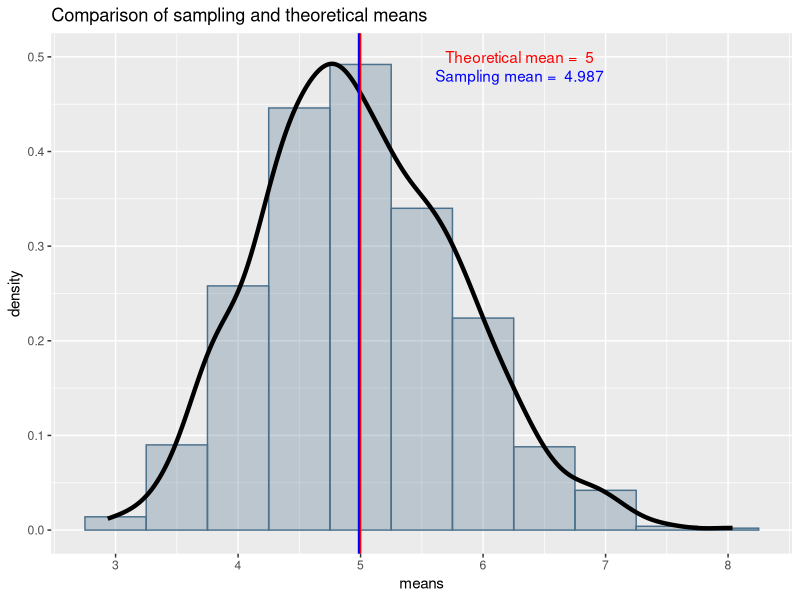
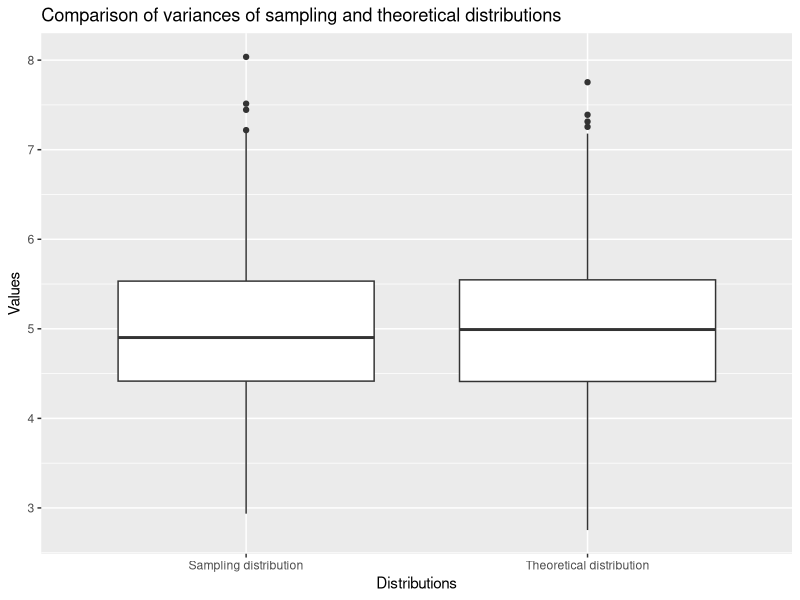
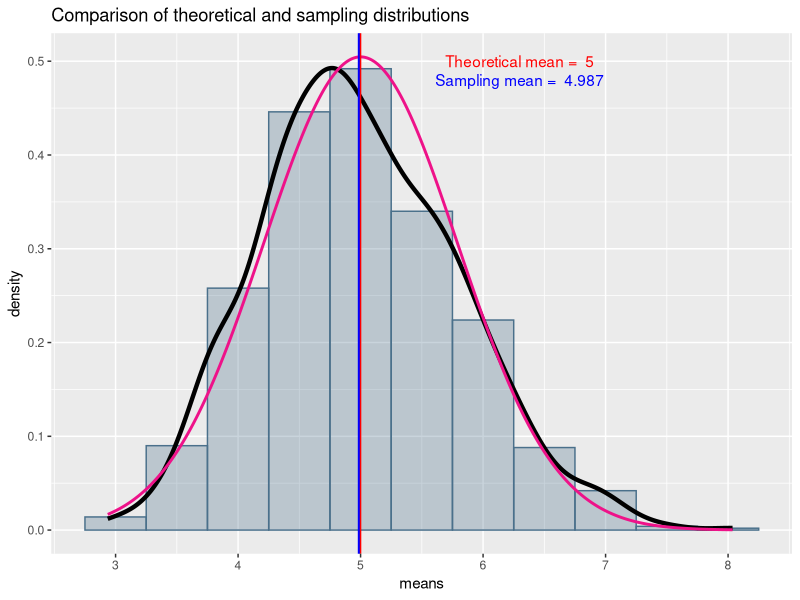
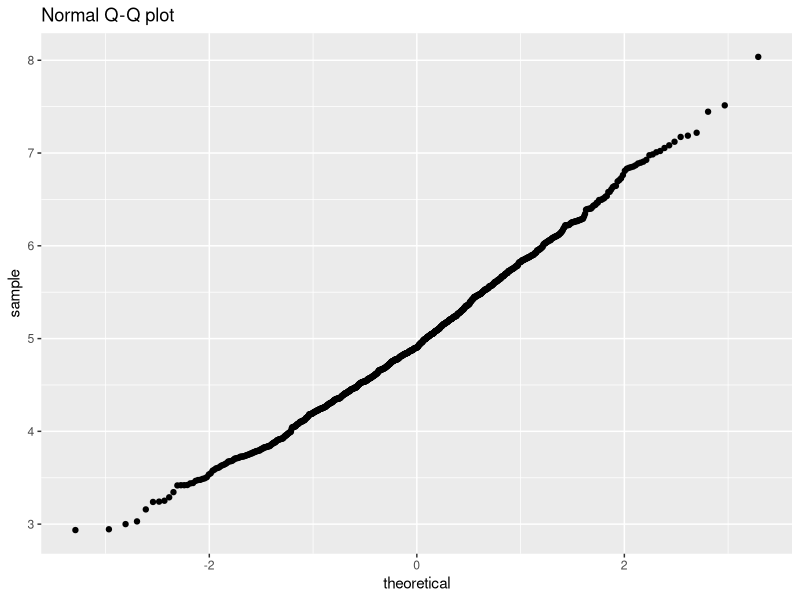

These charts were generated, in order, by the following R code:
## ---- chunk 1
library(knitr)
library(ggplot2)
library(xtable)
library(reshape2)

knitr::opts_chunk$set(echo = TRUE)
knitr::opts_chunk$set(fig.path="figure/")
knitr::opts_chunk$set(fig.width=7)
knitr::opts_chunk$set(fig.height=4)
## ---- chunk 2
set.seed(1000)

lambda = .2
n <- 1000
m <- 40
## ---- chunk 3
means <- NULL
for (i in 1 : n) means = c(means, mean(rexp(m, lambda)))
## ---- chunk 4
## calculating of the theoretical mean 
theor_mean <- 1/lambda

## calculating of the sample mean 
sample_mean <- mean(means)
## ---- chunk 5
dmeans <- data.frame(means)

## Draw the plot
g <- ggplot(dmeans, aes(means))
g <- g + geom_histogram(aes(y = ..density..), color = "skyblue4", fill = "skyblue4", alpha = .3, binwidth = .5)
g <- g + geom_density(color = "black", lwd = 1.5)
g <- g + geom_vline(aes(xintercept = sample_mean), color = "blue", lwd = 0.8)
g <- g + geom_vline(aes(xintercept = theor_mean), color = "red", lwd = 0.5)
g <- g + annotate("text",x=6.3, y=.48, label = paste("Sampling mean = ",round(sample_mean,3)) , color = "blue")
g <- g + annotate("text",x=6.3, y=.5, label = paste("Theoretical mean = ",round(theor_mean,3)) , color = "red")
g <- g + labs(title = "Comparison of sampling and theoretical means")
g <- g + scale_x_continuous(breaks = round(seq(round(min(means)), round(max(means)), by = 1),1))
print(g)
## ---- chunk 6

## Calculate theoretical standard deviation for averages 
theor_sd <- 1/(lambda * sqrt(m))

## Calculate theoretical variance for averages
theor_var <- theor_sd ^ 2

## Combine theoretical statistics
theor <- c(theor_sd, theor_var)

## Calculating sample standard deviation and variance
sample_sd <- sd(means)

## Calculating sample variance
sample_var <- sample_sd ^ 2

## Combine sample statistics

sstat <- c(sample_sd, sample_var)
mtx <- cbind(theor, sstat)

## Table printing
tab <- xtable(mtx, caption = "Comparison of theoretical and sample variances")
names(tab) <- c("Theoretical values","Sampling values")
row.names(tab) <- c("Standard deviation", "Variance")
print(tab, type="latex")
## ---- chunk 7
## Drawing boxplot to demonstrate variances
tmeans <- rnorm(1000, theor_mean, theor_sd)
t <- cbind(dmeans, tmeans)
t <- melt(t[,c("means","tmeans")], id.vars = 0)
t$variable <- as.character(t$variable)
t$variable[t$variable == "means"] <- "Sampling distribution"
t$variable[t$variable == "tmeans"] <- "Theoretical distribution"
t$variable <- as.factor(t$variable)
names(t) <- c("Distributions","Values")
g <- ggplot(t, aes(x = Distributions, y = Values))
g <- g + geom_boxplot()
g <- g + scale_y_continuous(breaks = round(seq(round(min(means)), 
                                               round(max(means)), 
                                               by = 1),1))
g <- g + labs(title="Comparison of variances of sampling and theoretical distributions")
print(g)
## ---- chunk 8
## Calculating data for theoretical normal distribution
normx <- seq(min(means), max(means), length=1000)
normy <- dnorm(normx, mean=theor_mean, sd=theor_sd)

## Draw the plot
g <- ggplot(dmeans, aes(means))
g <- g + geom_histogram(aes(y = ..density..), color = "skyblue4", fill = "skyblue4", alpha = .3, binwidth = .5)
g <- g + geom_density(color = "black", lwd = 1.5)
g <- g + geom_line(aes(x = normx, y = normy), color = "deeppink2", lwd = 1)
g <- g + geom_vline(aes(xintercept = sample_mean), color = "blue", lwd = 0.8)
g <- g + geom_vline(aes(xintercept = theor_mean), color = "red", lwd = 0.5)
g <- g + annotate("text",x=6.3, y=.48, label = paste("Sampling mean = ",round(sample_mean,3)) , color = "blue")
g <- g + annotate("text",x=6.3, y=.5, label = paste("Theoretical mean = ",round(theor_mean,3)) , color = "red")
g <- g + labs(title = "Comparison of theoretical and sampling distributions")
g <- g + scale_x_continuous(breaks = round(seq(round(min(means)), round(max(means)), by = 1),1))
print(g)
## ---- chunk 9
p <- ggplot(dmeans, aes(sample = means))
p <- p + stat_qq()
p <- p + labs(title = "Normal Q-Q plot")
print(p)
## ---- chunk 10
library(knitr)
library(ggplot2)
library(xtable)

## Setting simulation parameters
set.seed(1000)

lambda = .2 ## Rate
n <- 1000   ## Number of elements in sampling 
m <- 40     ## Number of exponential distributed values in every sample 

## Creating sampling distribution
means <- NULL
for (i in 1 : n) means = c(means, mean(rexp(m, lambda)))

## Plotting sampling distribution for comparison of means

## calculating of the theoretical mean 
theor_mean <- 1/lambda

## calculating of the sample mean 
sample_mean <- mean(means)

dmeans <- data.frame(means)

## Draw the plot for means comparison
g <- ggplot(dmeans, aes(means))
g <- g + geom_histogram(aes(y = ..density..), color = "skyblue4", 
                        fill = "skyblue4", alpha = .3, binwidth = .5)
g <- g + geom_density(color = "black", lwd = 1.5)
g <- g + geom_vline(aes(xintercept = sample_mean), color = "blue", lwd = 0.8)
g <- g + geom_vline(aes(xintercept = theor_mean), color = "red", lwd = 0.5)
g <- g + annotate("text",x=6.3, y=.48, 
                  label = paste("Sampling mean = ",round(sample_mean,3)) , 
                  color = "blue")
g <- g + annotate("text",x=6.3, y=.5, 
                  label = paste("Theoretical mean = ",round(theor_mean,3)) , 
                  color = "red")
g <- g + labs(title = "Comparison of sampling and theoretical means")
g <- g + scale_x_continuous(breaks = round(seq(round(min(means)), 
                                     round(max(means)), 
                                     by = 1),1))
## print(g)

### Calculating theoretical and sampling statistics
## Calculate theoretical standard deviation for averages 
theor_sd <- 1/(lambda * sqrt(m))

## Calculate theoretical variance for averages
theor_var <- theor_sd ^ 2

## Combine theoretical statistics
theor <- c(theor_sd, theor_var)

## Calculating sample standard deviation and variance
sample_sd <- sd(means)

## Calculating sample variance
sample_var <- sample_sd ^ 2

## Combine sample statistics
sstat <- c(sample_sd, sample_var)
mtx <- cbind(theor, sstat)

## Table printing
tab <- xtable(mtx, caption = "Comparison of theoretical and sample variances")
names(tab) <- c("Theoretical values","Sampling values")
row.names(tab) <- c("Standard deviation", "Variance")
## print(tab, type="latex")

## Drawing boxplot to demonstrate variances
tmeans <- rnorm(1000, theor_mean, theor_sd)
t <- cbind(dmeans, tmeans)
t <- melt(t[,c("means","tmeans")], id.vars = 0)
t$variable <- as.character(t$variable)
t$variable[t$variable == "means"] <- "Sampling distribution"
t$variable[t$variable == "tmeans"] <- "Theoretical distribution"
t$variable <- as.factor(t$variable)
names(t) <- c("Distributions","Values")
g <- ggplot(t, aes(x = Distributions, y = Values))
g <- g + geom_boxplot()
g <- g + scale_y_continuous(breaks = round(seq(round(min(means)), 
                                               round(max(means)), 
                                               by = 1),1))
g <- g + labs(title="Comparison of variances of sampling and theoretical distributions")
## print(g)

### Drawing plots for comparison of theoretical and sampling distributions
## Calculating data for theoretical normal distribution
normx <- seq(min(means), max(means), length=1000)
normy <- dnorm(normx, mean=theor_mean, sd=theor_sd)

## Draw the plot
g <- ggplot(dmeans, aes(means))
g <- g + geom_histogram(aes(y = ..density..), color = "skyblue4", 
                        fill = "skyblue4", alpha = .3, binwidth = .5)
g <- g + geom_density(color = "black", lwd = 1.5)
g <- g + geom_line(aes(x = normx, y = normy), color = "deeppink2", lwd = 1)
g <- g + geom_vline(aes(xintercept = sample_mean), color = "blue", lwd = 0.8)
g <- g + geom_vline(aes(xintercept = theor_mean), color = "red", lwd = 0.5)
g <- g + annotate("text",x=6.3, y=.48, 
                  label = paste("Sampling mean = ",round(sample_mean,3)) , 
                  color = "blue")
g <- g + annotate("text",x=6.3, y=.5, 
                  label = paste("Theoretical mean = ",round(theor_mean,3)) , 
                  color = "red")
g <- g + labs(title = "Comparison of theoretical and sampling distributions")
g <- g + scale_x_continuous(breaks = round(seq(round(min(means)), 
                                     round(max(means)), 
                                     by = 1),1))
## print(g)

## Draw QQ plot
p <- ggplot(dmeans, aes(sample = means))
p <- p + stat_qq()
p <- p + labs(title = "Normal Q-Q plot")
## print(p)
